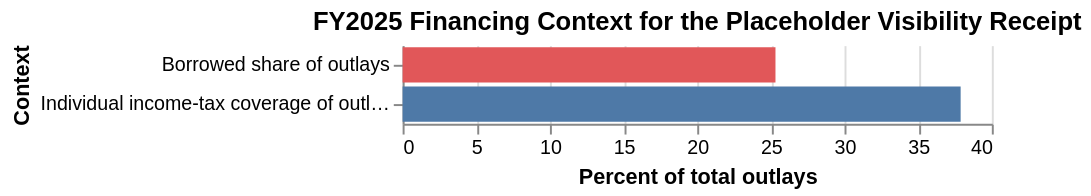

Write a Vega-Lite specification for this figure.
### Vega-Lite specification from a JSON file in a GitHub repository (floating-point values rounded to 4 significant figures)
{"$schema": "https://vega.github.io/schema/vega-lite/v5.json", "title": "FY2025 Financing Context for the Placeholder Visibility Receipt", "data": {"values": [{"measure": "Borrowed share of outlays", "percent": 25.31}, {"measure": "Individual income-tax coverage of outlays", "percent": 37.88}]}, "mark": {"type": "bar"}, "encoding": {"y": {"field": "measure", "type": "nominal", "title": "Context", "sort": null}, "x": {"field": "percent", "type": "quantitative", "title": "Percent of total outlays", "axis": {"format": ".0f"}}, "color": {"field": "measure", "type": "nominal", "legend": null, "scale": {"domain": ["Borrowed share of outlays", "Individual income-tax coverage of outlays"], "range": ["#E15759", "#4E79A7"]}}, "tooltip": [{"field": "measure", "type": "nominal", "title": "Measure"}, {"field": "percent", "type": "quantitative", "title": "Percent of outlays", "format": ".2f"}]}, "config": {"view": {"stroke": null}}}
